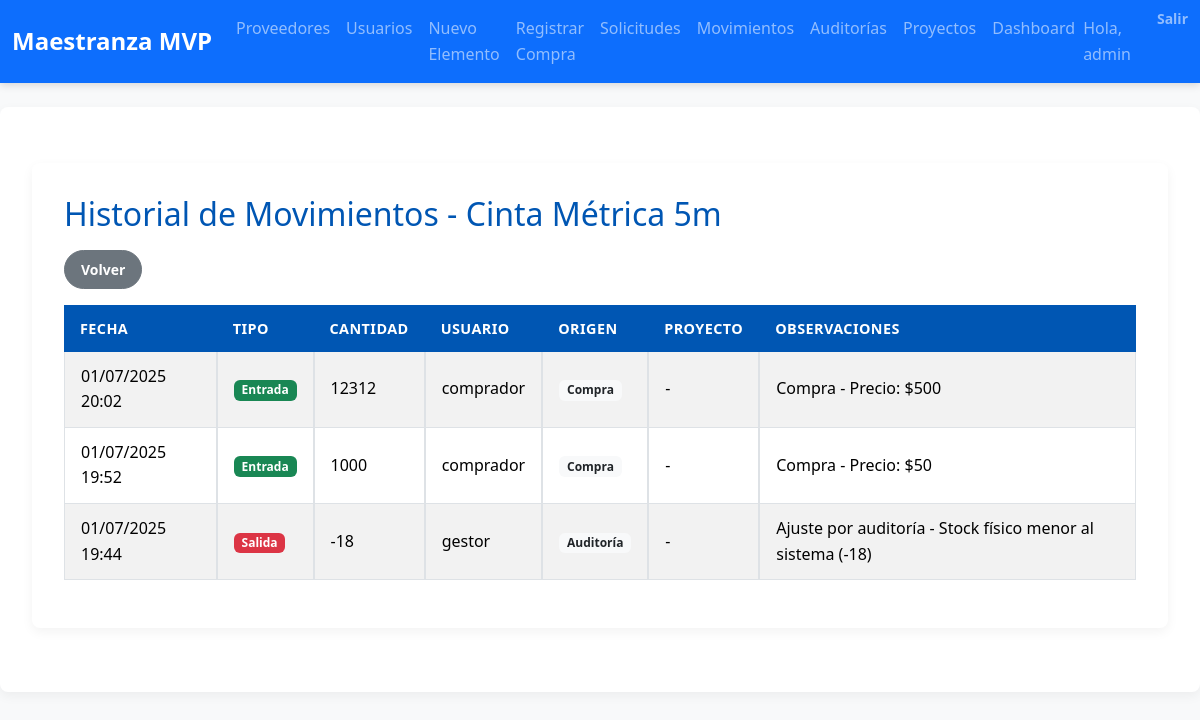
/elementos/6/historial-movimientos/ (signed in), run on the app's committed database.
### inventario/models.py (models this page shows, shortened)
class ElementoInventario(models.Model):
    nombre = models.CharField(max_length=100)
    descripcion = models.TextField(blank=True)
    numero_serie = models.CharField(max_length=50, unique=True)
    proveedor = models.ForeignKey(Proveedor, on_delete=models.PROTECT)
    categoria = models.ForeignKey(Categoria, on_delete=models.SET_NULL, null=True, blank=True)
    etiquetas = models.ManyToManyField(Etiqueta, blank=True)
    ubicacion = models.CharField(max_length=100)
    lote = models.CharField(max_length=50, blank=True, null=True, help_text="Identificador de lote (opcional)")
    fecha_vencimiento = models.DateField(blank=True, null=True, help_text="Fecha de vencimiento (opcional)")
    stock_actual = models.PositiveIntegerField(default=0)
    stock_minimo = models.PositiveIntegerField(default=1)

class MovimientoInventario(models.Model):
    TIPO_CHOICES = [
        ('entrada', 'Entrada'),
        ('salida', 'Salida'),
        ('transferencia', 'Transferencia'),
        ('devolucion', 'Devolución'),
        ('ajuste', 'Ajuste'),
        ('auditoria', 'Ajuste por Auditoría'),
    ]
    ORIGEN_CHOICES = [
        ('compra', 'Compra'),
        ('solicitud', 'Solicitud de Material'),
        ('devolucion', 'Devolución'),
        ('transferencia', 'Transferencia'),
        ('ajuste_manual', 'Ajuste Manual'),
        ('auditoria', 'Auditoría'),
        ('sistema', 'Sistema'),
    ]
    elemento = models.ForeignKey(ElementoInventario, on_delete=models.CASCADE)
    tipo = models.CharField(max_length=20, choices=TIPO_CHOICES)
    origen = models.CharField(max_length=20, choices=ORIGEN_CHOICES, default='sistema')
    cantidad = models.IntegerField()  # Positivo para entrada, negativo para salida
    usuario = models.ForeignKey(User, on_delete=models.CASCADE)
    fecha = models.DateTimeField(auto_now_add=True)
    proyecto = models.CharField(max_length=100, blank=True)
    observaciones = models.TextField(blank=True)
    recepcion_compra = models.ForeignKey('RecepcionCompra', on_delete=models.SET_NULL, null=True, blank=True)
    solicitud_material = models.ForeignKey('SolicitudMaterial', on_delete=models.SET_NULL, null=True, blank=True)
    auditoria_inventario = models.ForeignKey('AuditoriaInventario', on_delete=models.SET_NULL, null=True, blank=True)
    stock_anterior = models.PositiveIntegerField(null=True, blank=True)
    stock_nuevo = models.PositiveIntegerField(null=True, blank=True)
    eliminado = models.BooleanField(default=False)
    motivo_eliminacion = models.TextField(blank=True, null=True)
    fecha_eliminacion = models.DateTimeField(blank=True, null=True)
    usuario_eliminacion = models.ForeignKey('auth.User', blank=True, null=True, on_delete=models.SET_NULL, related_name='movimientos_eliminados')
    class Meta:
        ordering = ['-fecha']
        verbose_name = "Movimiento de Inventario"
        verbose_name_plural = "Movimientos de Inventario"

### inventario/views.py (the view)
# urls.py: path('elementos/<int:elemento_id>/historial-movimientos/', views.historial_movimientos, name='historial_movimientos'),
@login_required
def historial_movimientos(request, elemento_id):
    elemento = get_object_or_404(ElementoInventario, pk=elemento_id)
    movimientos = MovimientoInventario.objects.filter(elemento=elemento).select_related('usuario').order_by('-fecha')
    tipo = request.GET.get('tipo')
    origen = request.GET.get('origen')
    fecha_desde = request.GET.get('fecha_desde')
    fecha_hasta = request.GET.get('fecha_hasta')
    if tipo:
        movimientos = movimientos.filter(tipo=tipo)
    if origen:
        movimientos = movimientos.filter(origen=origen)
    if fecha_desde:
        movimientos = movimientos.filter(fecha__date__gte=fecha_desde)
    if fecha_hasta:
        movimientos = movimientos.filter(fecha__date__lte=fecha_hasta)
    total_entradas = movimientos.filter(tipo='entrada').count()
    total_salidas = movimientos.filter(tipo='salida').count()
    total_ajustes = movimientos.filter(tipo='ajuste').count()
    stock_teorico = 0
    for mov in movimientos.order_by('fecha'):
        if mov.tipo in ['entrada', 'devolucion']:
            stock_teorico += abs(mov.cantidad)
        elif mov.tipo in ['salida', 'transferencia']:
            stock_teorico -= abs(mov.cantidad)
        elif mov.tipo == 'ajuste':
            stock_teorico += mov.cantidad
    return render(request, 'inventario/historial_movimientos.html', {
        'elemento': elemento,
        'movimientos': movimientos,
        'total_entradas': total_entradas,
        'total_salidas': total_salidas,
        'total_ajustes': total_ajustes,
        'stock_actual': elemento.stock_actual,
        'stock_teorico': stock_teorico,
        'filtros_activos': {
            'tipo': tipo,
            'origen': origen,
            'fecha_desde': fecha_desde,
            'fecha_hasta': fecha_hasta,
        }
    })

### inventario/context_processors.py (called while the page is built)
def role_flags(request):
    user = request.user
    return {
        'is_admin':    user.is_authenticated and user.is_superuser,
        'is_gestor':   user.is_authenticated and user.groups.filter(name='Gestor de Inventario').exists(),
        'is_comprador':user.is_authenticated and user.groups.filter(name='Comprador').exists(),
        'is_logistica':user.is_authenticated and user.groups.filter(name='Logística').exists(),
        'is_auditor':  user.is_authenticated and user.groups.filter(name='Auditor').exists(),
        'is_produccion':user.is_authenticated and user.groups.filter(name='Jefe de Producción').exists(),
        'is_gerente_proyecto':user.is_authenticated and user.groups.filter(name='Gerente de Proyectos').exists(),
        'is_usuario_final':user.is_authenticated and user.groups.filter(name='Usuario Final').exists(),
    }

### inventario/templates/inventario/historial_movimientos.html
{% extends 'inventario/base.html' %}
{% block content %}
<div class="container mt-4">
  <h2>Historial de Movimientos - {{ elemento.nombre }}</h2>
  <a href="{% url 'inventario:index' %}" class="btn btn-secondary mb-3">Volver</a>
  <table class="table table-bordered table-striped">
    <thead>
      <tr>
        <th>Fecha</th>
        <th>Tipo</th>
        <th>Cantidad</th>
        <th>Usuario</th>
        <th>Origen</th>
        <th>Proyecto</th>
        <th>Observaciones</th>
      </tr>
    </thead>
    <tbody>
      {% for mov in movimientos %}
        <tr>
          <td>{{ mov.fecha|date:"d/m/Y H:i" }}</td>
          <td>
            <span class="badge {% if mov.tipo == 'entrada' %}bg-success{% elif mov.tipo == 'salida' %}bg-danger{% elif mov.tipo == 'transferencia' %}bg-info{% elif mov.tipo == 'devolucion' %}bg-warning{% else %}bg-secondary{% endif %}">
              {{ mov.get_tipo_display }}
            </span>
          </td>
          <td>{{ mov.cantidad }}</td>
          <td>{{ mov.usuario.username }}</td>
          <td><span class="badge bg-light text-dark">{{ mov.get_origen_display }}</span></td>
          <td>{{ mov.proyecto|default:"-" }}</td>
          <td>{{ mov.observaciones|default:"-" }}</td>
        </tr>
      {% empty %}
        <tr><td colspan="7" class="text-center">No hay movimientos registrados para este elemento.</td></tr>
      {% endfor %}
    </tbody>
  </table>
</div>
{% endblock %}

### inventario/templates/inventario/base.html (shortened to what this page needs)
{% load static %}
<!DOCTYPE html>
<html lang="es">
<head>
  <link
    href="https://cdn.jsdelivr.net/npm/bootstrap@5.3.2/dist/css/bootstrap.min.css"
    rel="stylesheet"
>
  <link
    href="https://cdnjs.cloudflare.com/ajax/libs/font-awesome/6.4.0/css/all.min.css"
    rel="stylesheet"
>
  <link rel="stylesheet" href="{% static 'inventario/css/styles.css' %}">
</head>
<body>
  <nav class="navbar navbar-expand-lg navbar-dark bg-primary">
    <div class="container-fluid">
      <a class="navbar-brand" href="{% url 'inventario:index' %}">Maestranza MVP</a>
      <div class="collapse navbar-collapse" id="navbarNav">
        <ul class="navbar-nav me-auto">
          {% if user.is_authenticated %}
            {% if is_admin %}
              <li class="nav-item"><a class="nav-link" href="{% url 'inventario:proveedor_list' %}">Proveedores</a></li>
              <li class="nav-item"><a class="nav-link" href="{% url 'inventario:usuario_list' %}">Usuarios</a></li>
              <li class="nav-item"><a class="nav-link" href="{% url 'inventario:elemento_create' %}">Nuevo Elemento</a></li>
              <li class="nav-item"><a class="nav-link" href="{% url 'inventario:recepcion_create' %}">Registrar Compra</a></li>
              <li class="nav-item"><a class="nav-link" href="{% url 'inventario:solicitud_list' %}">Solicitudes</a></li>
              <li class="nav-item"><a class="nav-link" href="{% url 'inventario:movimiento_list' %}">Movimientos</a></li>
              <li class="nav-item"><a class="nav-link" href="{% url 'inventario:auditoria_list' %}">Auditorías</a></li>
              <li class="nav-item"><a class="nav-link" href="{% url 'inventario:proyecto_list' %}">Proyectos</a></li>
              <li class="nav-item"><a class="nav-link" href="{% url 'inventario:dashboard_proyectos' %}">Dashboard</a></li>
            {% endif %}
          {% endif %}
        </ul>
        <ul class="navbar-nav">
          {% if user.is_authenticated %}
            <li class="nav-item navbar-text me-3">Hola, {{ user.username }}</li>
            <li class="nav-item">
              <form method="post" action="{% url 'logout' %}" class="d-inline">
                <button class="nav-link btn btn-link p-0">Salir</button>
              </form>
            </li>
          {% endif %}
        </ul>
      </div>
    </div>
  </nav>
  <div class="container mt-4">
    {% block content %}{% endblock %}
  </div>
</body>
</html>

### inventario/static/inventario/css/styles.css (style rules this page uses)
:root { --brand-primary: #0056b3; --brand-secondary: #6c757d; --brand-success: #28a745; --brand-warning: #ffc107; --brand-danger: #dc3545; --brand-info: #17a2b8; --light-bg: #f8f9fa; --dark-bg: #343a40; --text-base: #212529; --text-muted: #6c757d; --table-border: #dee2e6; --stripe-bg: rgba(0, 0, 0, 0.03); }
* { margin: 0; padding: 0; box-sizing: border-box; }
body { font-family: 'Segoe UI', Tahoma, Geneva, Verdana, sans-serif; background-color: var(--light-bg); color: var(--text-base); line-height: 1.6; }
.navbar { box-shadow: 0 2px 8px rgba(0, 0, 0, 0.15); }
.navbar-brand { font-weight: 700; font-size: 1.5rem; }
.nav-link { font-weight: 500; }
.container { max-width: 1200px; margin: 2rem auto; background: #fff; padding: 2rem; border-radius: 0.5rem; box-shadow: 0 4px 12px rgba(0, 0, 0, 0.05); }
h1, h2, h3 { color: var(--brand-primary); margin-bottom: 1rem; }
.table { width: 100%; margin-bottom: 1rem; border-collapse: separate; border-spacing: 0; }
.table thead th { background-color: var(--brand-primary); color: #ffffff; text-transform: uppercase; font-size: 0.9rem; letter-spacing: 0.03em; border: none; }
.table th, .table td { padding: 0.75rem 1rem; border-bottom: 1px solid var(--table-border); vertical-align: middle; }
.table-striped tbody tr:nth-of-type(odd) { background-color: var(--stripe-bg); }
.btn { border-radius: 2rem; padding: 0.5rem 1rem; font-size: 0.875rem; font-weight: 600; transition: filter 0.2s ease; }

### data on the page
ElementoInventario: nombre "Cinta Métrica 5m"
MovimientoInventario: fecha "01/07/2025 20:02", tipo "Entrada", cantidad "12312", usuario.username "comprador", origen "Compra", proyecto "-", observaciones "Compra - Precio: $500"
MovimientoInventario: fecha "01/07/2025 19:52", tipo "Entrada", cantidad "1000", usuario.username "comprador", origen "Compra", proyecto "-", observaciones "Compra - Precio: $50"
MovimientoInventario: fecha "01/07/2025 19:44", tipo "Salida", cantidad "-18", usuario.username "gestor", origen "Auditoría", proyecto "-", observaciones "Ajuste por auditoría - Stock físico menor al sistema (-18)"

### other printed values
{{ user.username }} "admin"
